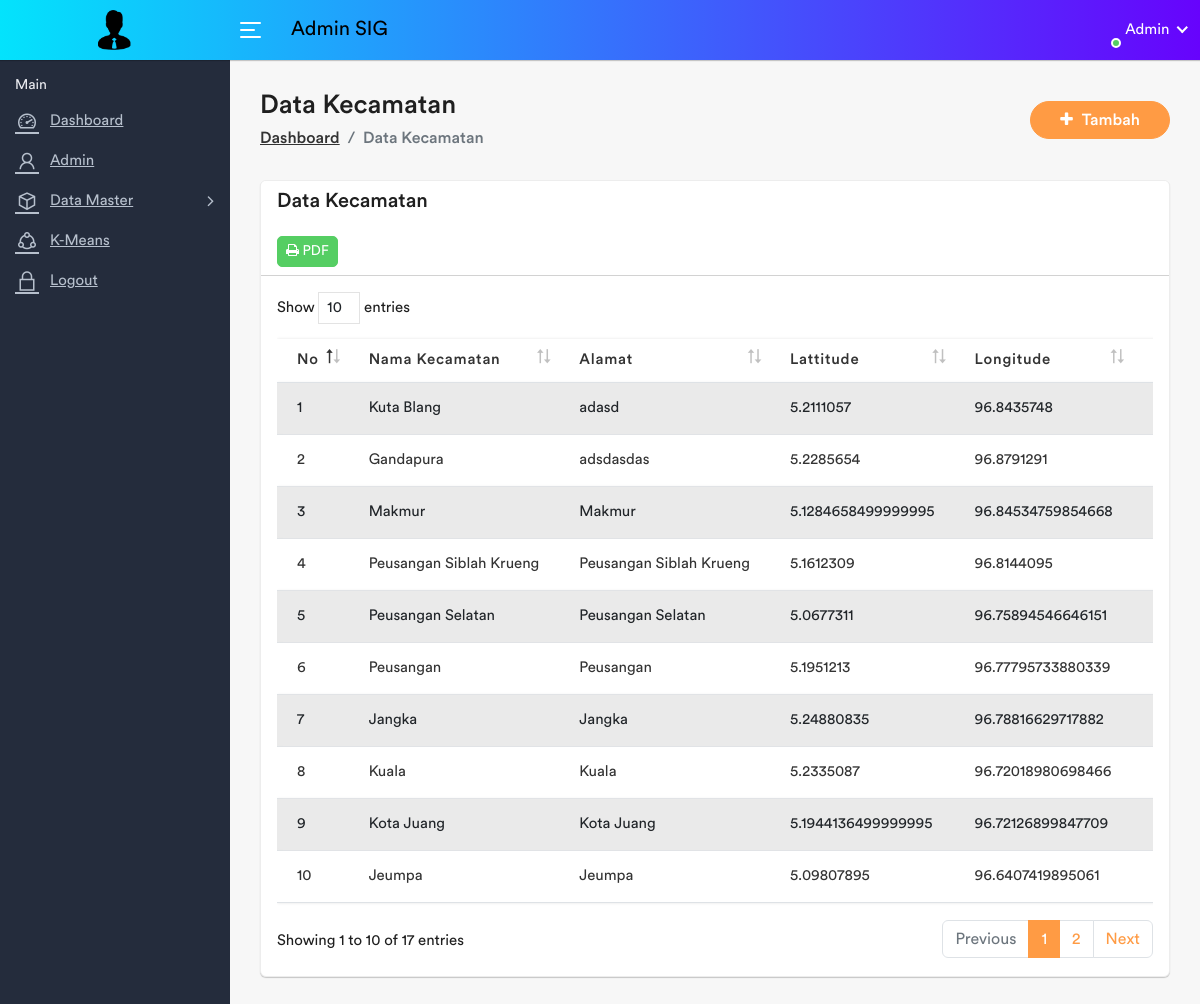
Screenshot of /admin/kecamatan.php (signed in) with the database file from the repository.
### tables this page shows
CREATE TABLE `kecamatan` (
  `kecamatan_id` int(11) NOT NULL,
  `kecamatan_nama` varchar(100) NOT NULL,
  `kecamatan_alamat` varchar(100) NOT NULL,
  `kecamatan_latitude` varchar(100) NOT NULL,
  `kecamatan_longtitude` varchar(100) NOT NULL,
  `kecamatan_foto` varchar(200) NOT NULL
);

### admin/kecamatan.php (the view, shortened to what this page needs)
<?php include 'header.php'; ?>
<div class="page-wrapper">
	<div class="content container-fluid">
		<div class="page-header">
			<div class="row align-items-center">
				<div class="col">
					<h3 class="page-title">Data Kecamatan</h3>
					<ul class="breadcrumb">
						<li class="breadcrumb-item"><a href="index.php">Dashboard</a></li>
						<li class="breadcrumb-item active">Data Kecamatan</li>
					</ul>
				</div>
				<div class="col-auto float-right ml-auto">
					<a href="#" class="btn add-btn" data-toggle="modal" data-target="#addKecamatan"><i class="fa fa-plus"></i> Tambah</a>
				</div>
			</div>
		</div>
		<div class="row">
			<div class="col-sm-12">
				<div class="card mb-0">
					<div class="card-header">
						<h4 class="card-title mb-0">Data Kecamatan</h4>
						<br>
						<a href="kecamatan_pdf.php" target="_blank" class="btn btn-sm btn-success"><i class="fa fa-print"></i> PDF</a>
					</div>
					<div class="card-body">
						<div class="table-responsive">
							<table class="table table-striped custom-table mb-0 datatable">
								<thead>
									<tr>
										<th width="1%">No</th>
										<th>Nama Kecamatan</th>
										<th>Alamat</th>
										<th>Lattitude</th>
										<th>Longitude</th>
										<th width="10%" class="text-center">OPSI</th>
									</tr>
								</thead>
								<tbody>
									<?php
									$no = 1;
									$data = mysqli_query($koneksi, "select * from kecamatan order by kecamatan_id desc");
									while ($d = mysqli_fetch_array($data)) {
										?>
										<tr>
											<td><?php echo $no++ ?></td>
											<td><?php echo $d['kecamatan_nama']; ?></td>
											<td><?php echo $d['kecamatan_alamat']; ?></td>
											<td><?php echo $d['kecamatan_latitude']; ?></td>
											<td><?php echo $d['kecamatan_longtitude']; ?></td>
											<td>
											</td>
										</tr>
										<?php
									}
									?>
								</tbody>
							</table>
						</div>
					</div>
				</div>
			</div>
		</div>
	</div>
</div>
<?php include 'footer.php' ?>

### rows the page displays
kecamatan: kecamatan_nama "Kuta Blang", kecamatan_alamat "adasd", kecamatan_latitude "5.2111057", kecamatan_longtitude "96.8435748"
kecamatan: kecamatan_nama "Gandapura", kecamatan_alamat "adsdasdas", kecamatan_latitude "5.2285654", kecamatan_longtitude "96.8791291"
kecamatan: kecamatan_nama "Makmur", kecamatan_alamat "Makmur", kecamatan_latitude "5.1284658499999995", kecamatan_longtitude "96.84534759854668"
kecamatan: kecamatan_nama "Peusangan Siblah Krueng", kecamatan_alamat "Peusangan Siblah Krueng", kecamatan_latitude "5.1612309", kecamatan_longtitude "96.8144095"
kecamatan: kecamatan_nama "Peusangan Selatan", kecamatan_alamat "Peusangan Selatan", kecamatan_latitude "5.0677311", kecamatan_longtitude "96.75894546646151"
kecamatan: kecamatan_nama "Peusangan", kecamatan_alamat "Peusangan", kecamatan_latitude "5.1951213", kecamatan_longtitude "96.77795733880339"
kecamatan: kecamatan_nama "Jangka", kecamatan_alamat "Jangka", kecamatan_latitude "5.24880835", kecamatan_longtitude "96.78816629717882"
kecamatan: kecamatan_nama "Kuala", kecamatan_alamat "Kuala", kecamatan_latitude "5.2335087", kecamatan_longtitude "96.72018980698466"
kecamatan: kecamatan_nama "Kota Juang", kecamatan_alamat "Kota Juang", kecamatan_latitude "5.1944136499999995", kecamatan_longtitude "96.72126899847709"
kecamatan: kecamatan_nama "Jeumpa", kecamatan_alamat "Jeumpa", kecamatan_latitude "5.09807895", kecamatan_longtitude "96.6407419895061"
